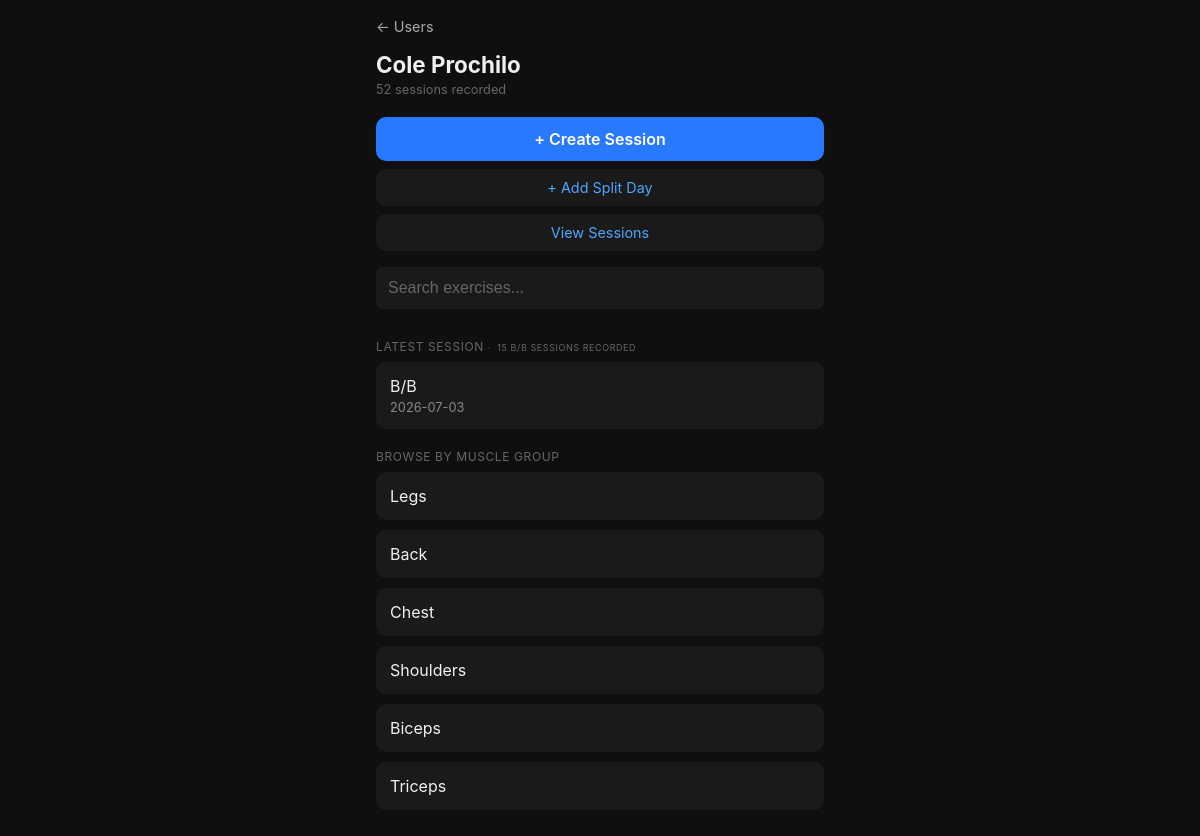
Page /user/1 on the committed database.
### tables this page shows
CREATE TABLE users (
    user_id       INTEGER PRIMARY KEY AUTOINCREMENT,
    username      TEXT NOT NULL UNIQUE,
    password_hash TEXT NOT NULL,
    date_created  TEXT NOT NULL
);

CREATE TABLE workout_sessions (
    workout_id    INTEGER PRIMARY KEY AUTOINCREMENT,
    user_id       INTEGER NOT NULL REFERENCES users(user_id),
    date          TEXT NOT NULL,
    split_day     TEXT REFERENCES split_days(name)
);

### web_app.py (the view)
@app.route("/user/<int:user_id>")
def user_home(user_id):
    with get_conn() as conn:
        user = conn.execute("SELECT username FROM users WHERE user_id = ?", (user_id,)).fetchone()
        if not user:
            return redirect(url_for("index"))
        muscle_groups = VALID_MUSCLE_GROUPS
        today = request.args.get("local_date") or date.today().isoformat()
        today_session = conn.execute(
            "SELECT workout_id, split_day FROM workout_sessions WHERE user_id = ? AND date = ? ORDER BY workout_id DESC LIMIT 1",
            (user_id, today)
        ).fetchone()
        latest_session = conn.execute(
            "SELECT workout_id, date, split_day FROM workout_sessions WHERE user_id = ? AND workout_id != ? ORDER BY workout_id DESC LIMIT 1",
            (user_id, today_session[0] if today_session else -1)
        ).fetchone()
        latest_split_session = conn.execute(
            "SELECT workout_id, date, split_day FROM workout_sessions WHERE user_id = ? AND split_day = ? AND workout_id != ? ORDER BY workout_id DESC LIMIT 1",
            (user_id, today_session[1], today_session[0])
        ).fetchone() if today_session else None
        split_counts = {r[0]: r[1] for r in conn.execute(
            "SELECT split_day, COUNT(*) FROM workout_sessions WHERE user_id = ? GROUP BY split_day",
            (user_id,)
        ).fetchall()}
        session_count = conn.execute(
            "SELECT COUNT(*) FROM workout_sessions WHERE user_id = ?", (user_id,)
        ).fetchone()[0]
    return render_template("user_home.html", user_id=user_id, username=user[0],
                           muscle_groups=muscle_groups,
                           today_session=today_session, today=today,
                           latest_session=latest_session, latest_split_session=latest_split_session,
                           session_count=session_count, split_counts=split_counts)

### db.py (called while the page is built)
def get_conn():
    conn = sqlite3.connect(DB_PATH)
    conn.execute("PRAGMA foreign_keys = ON")
    return conn

### templates/user_home.html (shortened to what this page needs)
{% extends "base.html" %}
{% block content %}
<a class="back-link" href="{{ url_for('index') }}">← Users</a>
<h1>{{ username.title() }}</h1>
<div class="username-tag">{{ session_count }} sessions recorded</div>
<a id="create-btn" href="{{ url_for('create_session', user_id=user_id) }}" style="display:block; background:#2979ff; color:#fff; text-align:center; padding:12px; border-radius:10px; margin-bottom:8px; font-size:1rem; font-weight:600;">+ Create Session</a>
<a href="{{ url_for('add_split_day', user_id=user_id) }}" style="display:block; background:#1a1a1a; color:#4da6ff; text-align:center; padding:10px; border-radius:10px; margin-bottom:8px; font-size:0.9rem;">+ Add Split Day</a>
<a href="{{ url_for('all_sessions', user_id=user_id) }}" style="display:block; background:#1a1a1a; color:#4da6ff; text-align:center; padding:10px; border-radius:10px; margin-bottom:16px; font-size:0.9rem;">View Sessions</a>
<form class="search-form" action="{{ url_for('search', user_id=user_id) }}" method="get">
  <input type="text" name="q" placeholder="Search exercises..." autocomplete="off">
</form>
{% if latest_session %}
<div class="section-title">Latest session <span style="font-size:0.56rem;">·&nbsp; {{ split_counts.get(latest_session[2], 0) }} {{ latest_session[2] }} sessions recorded</span></div>
<a href="{{ url_for('session_detail', user_id=user_id, workout_id=latest_session[0]) }}" class="card" style="display:block; text-decoration:none;">
  <div style="color:#f0f0f0; font-size:1rem;">{{ latest_session[2] }}</div>
  <div style="color:#888; font-size:0.8rem; margin-top:4px;">{{ latest_session[1] }}</div>
</a>
{% endif %}
<div class="section-title">Browse by muscle group</div>
{% for group in muscle_groups %}
<div class="card">
  <a href="{{ url_for('muscle_group', user_id=user_id, group=group) }}">{{ group.title() }}</a>
</div>
{% endfor %}
{% endblock %}

### templates/base.html (style rules this page uses)
* { box-sizing: border-box; margin: 0; padding: 0; }
body { font-family: -apple-system, BlinkMacSystemFont, sans-serif; background: #0f0f0f; color: #f0f0f0; padding: 16px; max-width: 480px; margin: 0 auto; }
h1 { font-size: 1.4rem; margin-bottom: 4px; }
a { color: #4da6ff; text-decoration: none; }
.card { background: #1a1a1a; border-radius: 10px; padding: 14px; margin-bottom: 10px; }
.card a { display: block; font-size: 1rem; color: #f0f0f0; }
.back-link { display: inline-block; margin-bottom: 16px; font-size: 0.9rem; color: #aaa; }
input[type=text], input[type=password] { width: 100%; padding: 12px; border-radius: 8px; border: none; background: #1a1a1a; color: #f0f0f0; font-size: 1rem; margin-bottom: 10px; }
input[type=text]::placeholder, input[type=password]::placeholder { color: #666; }
.search-form { margin-bottom: 16px; }
.section-title { font-size: 0.75rem; text-transform: uppercase; color: #666; letter-spacing: 0.05em; margin: 20px 0 8px; }
.username-tag { font-size: 0.8rem; color: #666; margin-bottom: 20px; }

### rows in the picture
users: title "Cole Prochilo"
workout_sessions: get "15", split_day "B/B", date "2026-07-03"

### other values in the picture
{{ session_count }} "52"
{{ group.title() }} "Legs" "Back" "Chest" "Shoulders" "Biceps" "Triceps"
